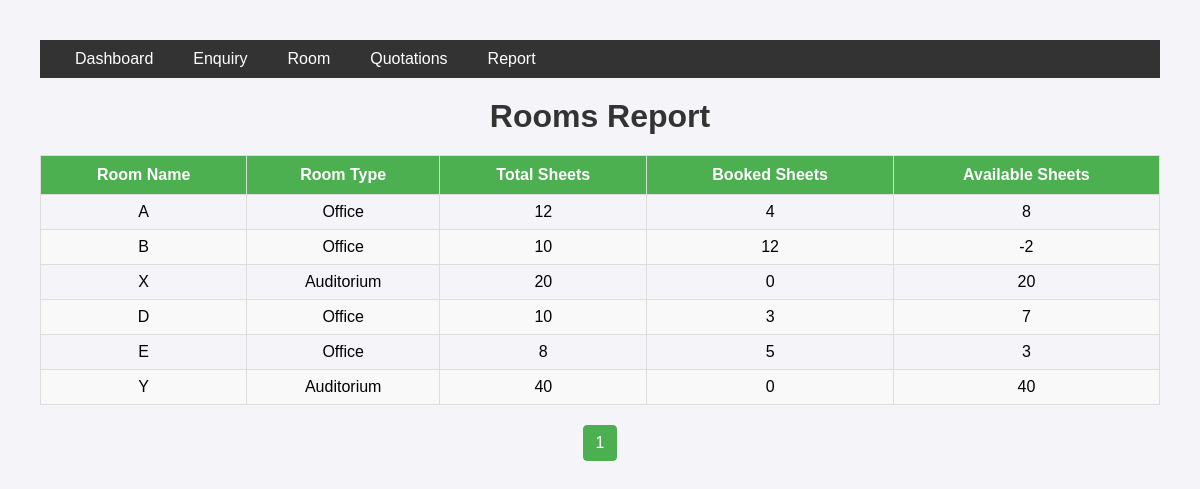
/rooms/, run on the app's committed database.
### employee/models.py (models this page shows, shortened)
class Room(models.Model):
    ROOM_TYPES = [
        ('Meeting Room', 'Meeting Room'),
        ('Auditorium', 'Auditorium'),
        ('Office', 'Office'),
    ]
    name = models.CharField(max_length=50)
    room_type = models.CharField(max_length=20, choices=ROOM_TYPES)
    sheet_count = models.PositiveIntegerField()
    price_per_sheet = models.DecimalField(max_digits=10, decimal_places=2, null=True, blank=True)
    price = models.DecimalField(max_digits=10, decimal_places=2, null=True, blank=True)
    amenities = models.TextField(default="Tea, Coffee, Pantry, WiFi")

### employee/views.py (the view)
# urls.py: path('rooms/', views.rooms_report, name='rooms_report'),
def rooms_report(request):
    rooms = Room.objects.all()
    rooms_with_data = []
    for room in rooms:
        bookings = Booking.objects.filter(room=room)
        booked_sheets = bookings.aggregate(Sum('sheets_booked'))['sheets_booked__sum'] or 0
        available_sheets = room.sheet_count - booked_sheets
        rooms_with_data.append({
            'room': room,
            'booked_sheets': booked_sheets,
            'available_sheets': available_sheets
        })
    paginator = Paginator(rooms_with_data, 10)  # 10 rooms per page
    page_number = request.GET.get('page')
    page_obj = paginator.get_page(page_number)
    return render(request, 'reports/rooms_report.html', {'page_obj': page_obj})

### templates/reports/rooms_report.html (shortened to what this page needs)
{% extends 'base.html' %}
{% block main %}
    <h1>Rooms Report</h1>
    <table>
        <thead>
            <tr>
                <th>Room Name</th>
                <th>Room Type</th>
                <th>Total Sheets</th>
                <th>Booked Sheets</th>
                <th>Available Sheets</th>
            </tr>
        </thead>
        <tbody>
            {% for room_info in page_obj %}
            <tr>
                <td>{{ room_info.room.name }}</td>
                <td>{{ room_info.room.room_type }}</td>
                <td>{{ room_info.room.sheet_count }}</td>
                <td>{{ room_info.booked_sheets }}</td>
                <td>{{ room_info.available_sheets }}</td>
            </tr>
            {% endfor %}
        </tbody>
    </table>
    {% include 'reports/pagination.html' %}
{% endblock main %}

### templates/base.html (style rules this page uses)
body { font-family: Arial, sans-serif; background-color: #f4f4f9; margin: 0; padding: 0; }
table { width: 100%; border-collapse: collapse; margin-top: 20px; }
table th, table td { border: 1px solid #ddd; padding: 8px; text-align: left; }
table th { background-color: #f4f4f4; }
h1 { text-align: center; margin-top: 20px; color: #333; }
body { font-family: Arial, sans-serif; margin: 20px; padding: 20px; }
h1 { text-align: center; color: #333; margin-bottom: 20px; }
table { width: 100%; border-collapse: collapse; margin: 20px 0; }
thead th { background-color: #4CAF50; color: white; text-align: center; padding: 10px; }
tbody td { text-align: center; padding: 8px; border: 1px solid #ddd; }
tbody tr:nth-child(even) { background-color: #f9f9f9; }
@media (min-width: 1024px) { table { font-size: 16px; } }
@media (min-width: 1024px) { h1 { font-size: 2em; } }

### data on the page
Room: room.name "A", room.room_type "Office", room.sheet_count "12", booked_sheets "4", available_sheets "8"
Room: room.name "B", room.room_type "Office", room.sheet_count "10", booked_sheets "12", available_sheets "-2"
Room: room.name "X", room.room_type "Auditorium", room.sheet_count "20", booked_sheets "0", available_sheets "20"
Room: room.name "D", room.room_type "Office", room.sheet_count "10", booked_sheets "3", available_sheets "7"
Room: room.name "E", room.room_type "Office", room.sheet_count "8", booked_sheets "5", available_sheets "3"
Room: room.name "Y", room.room_type "Auditorium", room.sheet_count "40", booked_sheets "0", available_sheets "40"

### other printed values
{{ page_obj.number }} "1"
